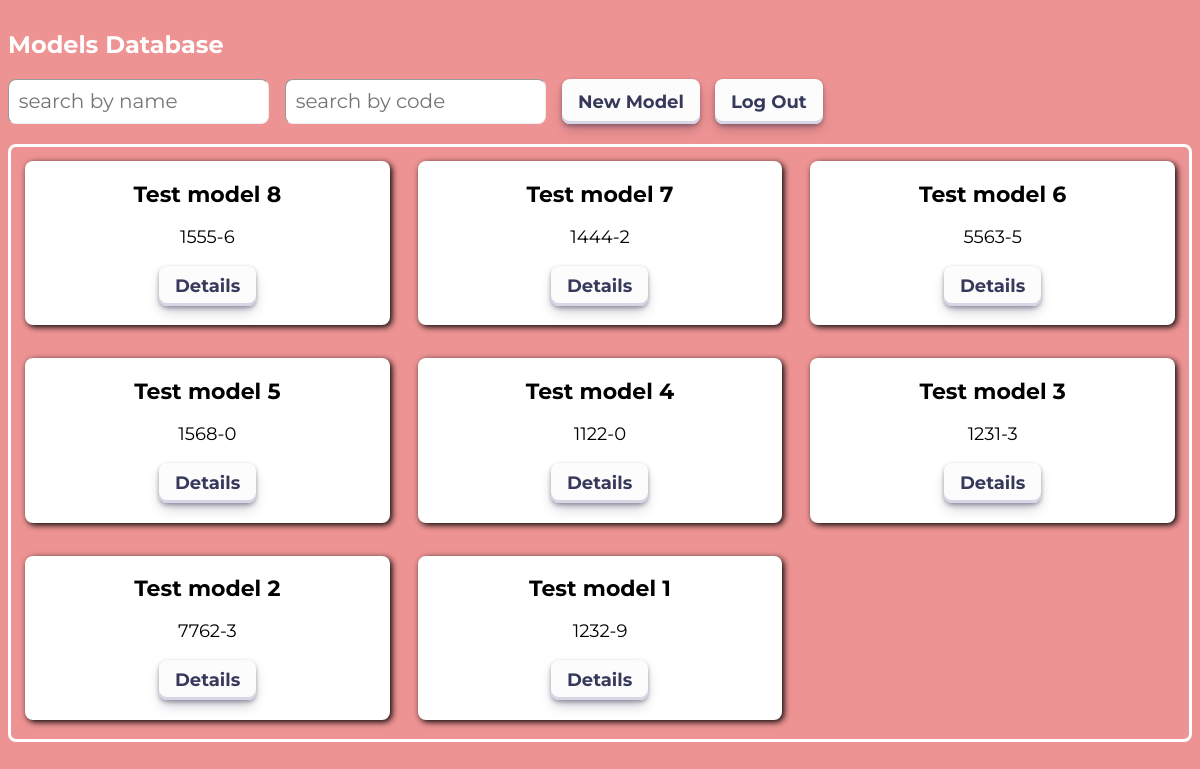
The app's page / (signed in) with its own data.
### models/models.py (models this page shows, shortened)
class Model(models.Model):
    name = models.CharField(max_length=50, blank=False)
    code = models.CharField(max_length=50, blank=False)
    sizes = models.CharField(max_length=100, null=True, blank=True)
    cloth_width = models.CharField(max_length=100, null=True, blank=True)
    cloth = models.CharField(max_length=100, null=True, blank=True)
    dublerin_cons = models.CharField(max_length=100, null=True, blank=True)
    flizelin_cons = models.CharField(max_length=100, null=True, blank=True)
    colors = models.CharField(max_length=100, null=True, blank=True)
    cloth_cons_fact = models.CharField(max_length=100, null=True, blank=True)
    cloth_cons_comm = models.CharField(max_length=100, null=True, blank=True)
    desc = models.TextField(max_length=2000,null=True, blank=True)
    furniture = models.TextField(max_length=2000, null=True, blank=True)
    proccesing = models.TextField(max_length=2000, null=True, blank=True)
    date_added = models.DateTimeField(auto_now_add=True)
    date_updated = models.DateTimeField(auto_now=True)
    class Meta:
        verbose_name = 'Модель'
        verbose_name_plural = 'Модели'
        ordering = ['-date_added']

### models/views.py (the view)
# urls.py: path('', views.home, name='home'),
@login_required(login_url='login')
def home(request):
    objects = Model.objects.all()
    context = {
        'objects' : objects
    }
    return render(request, 'main.html', context)

### templates/main.html (shortened to what this page needs)
{% load static %}
<!DOCTYPE html>
<html lang="en">
<head>
    <link rel="stylesheet" href="{% static 'css/base.css' %}">
    <link rel="stylesheet" href="{% static 'css/main.css' %}">
</head>
<body>
    <h2>Models Database</h2>
    <div class="top-bar">
        <div>
            <div class="search-bar" id="search">
                    <input class="search-name" id="search-input" type="text" placeholder="search by name"/>
            </div>
        </div>
        <div>
            <div class="code-search-bar" id="search">
                    <input class="search-code" id="code-search-input" type="text" placeholder="search by code"/>
            </div>
        </div>
        <div>
        <a href="{% url 'add-model' %}"><button class="btn-inrow">New Model</button></a>
        </div>
        <div>
        <a href="{% url 'logout' %}"><button class="btn-inrow">Log Out</button></a>
        </div>
    </div>
    <div id="holder-holder" class="">
        <div class="model-holder" id="model-holder">
            {% for object in objects %}
                <div class="model" id="model-container">
                    <div class="model-card">
                        <b id="title">{{object.name}}</b>
                        <p id="code">{{object.code}}</p>
                        <a href="{% url 'model-detail' object.id %}"><button class="btn-single">Details</button></a>
                    </div>
                    <br>
                </div>
            {% endfor %}
        </div>
    </div>
</body>
</html>

### static/css/base.css (style rules this page uses)
* { font-family: Montserrat; text-decoration: none; }
h1, h2, h3, h4 { color: white; }
h2 { padding-top: 10px; }
body { background-color: #ee9393; }
body, html { height:100% }
.btn-inrow { outline: none; font-weight: bold; align-items: center; background-color: #FCFCFD; border-radius: 0px; border-width: 0; box-shadow: rgba(45, 35, 66, 0.4) 0 2px 4px,rgba(45, 35, 66, 0.3) 0 7px 13px -3px,#D6D6E7 0 -3px 0 inset; box-sizing: border-box; color: #36395A; cursor: pointer; display: inline-flex; font-family: Montserrat; height: 45px; justify-content: center; line-height: 1; list-style: none; padding-left: 16px; padding-right: 16px; text-align: left; text-decoration: none; transition: box-shadow .15s, transform .15s; user-select: none; -webkit-user-select: none; touch-action: manipulation; white-space: nowrap; will-change: box-shadow,transform; font-size: 18px; border-radius: 8px; }
.btn-single { outline: none; font-weight: bold; align-items: center; background-color: #FCFCFD; border-radius: 0px; border-width: 0; box-shadow: rgba(45, 35, 66, 0.4) 0 2px 4px,rgba(45, 35, 66, 0.3) 0 7px 13px -3px,#D6D6E7 0 -3px 0 inset; box-sizing: border-box; color: #36395A; cursor: pointer; display: inline-flex; font-family: Montserrat; height: 40px; justify-content: center; line-height: 1; list-style: none; overflow: hidden; padding-left: 16px; padding-right: 16px; position: relative; text-align: left; text-decoration: none; transition: box-shadow .15s, transform .15s; user-select: none; -webkit-user-select: none; touch-action: manipulation; white-space: nowrap; will-change: box-shadow,transform; font-size: 18px; border-radius: 8px; }

### static/css/main.css (style rules this page uses)
.search-name { font-size: 20px; outline: none; border-radius: 8px; border: 1px; border-style: inset; padding: 4%; }
.search-code { font-size: 20px; outline: none; border-radius: 8px; border: 1px; border-style: inset; padding: 4%; }
.search-bar { padding-right: 20px; }
.code-search-bar { padding-right: 20px; }
.top-bar { margin-top: 10px; margin-bottom: 20px; display: flex; grid-gap: 15px; }
.model-holder { border-style: solid; border-color: rgb(255, 255, 255); border-radius: 8px; display: grid; grid-template-columns: repeat(auto-fill, minmax(300px, 1fr)); justify-content: start; }
.model-card { display: flex; flex-direction: column; padding-bottom: 5%; padding-top: 5%; background-color: rgb(255, 255, 255); align-items: center; box-shadow: 2px 2px 6px; position: relative; border-radius: 8px; margin-left: 14px; margin-top: 14px; margin-right: 14px; }
#title { font-size: 22px; color: black; font-weight: bold; }
#code { font-size: 18px; color: black; }

### records on screen
Model: name "Test model 8", code "1555-6"
Model: name "Test model 7", code "1444-2"
Model: name "Test model 6", code "5563-5"
Model: name "Test model 5", code "1568-0"
Model: name "Test model 4", code "1122-0"
Model: name "Test model 3", code "1231-3"
Model: name "Test model 2", code "7762-3"
Model: name "Test model 1", code "1232-9"
